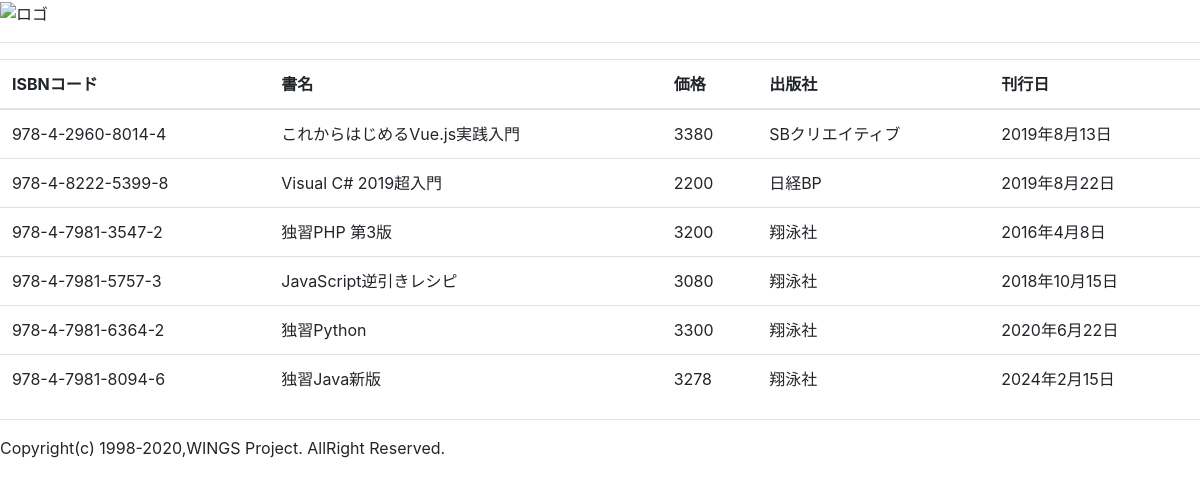
/main/filter_other, run on the app's committed database.
### main/models.py (models this page shows, shortened)
class Book(models.Model):
  isbn = models.CharField(
    verbose_name='ISBNコード',
    max_length=20,
    validators=[
      RegexValidator(
        r'^978-4-[0-9]{4}-[0-9]{4}-[0-9X]{1}$',
        message='ISBNコードは正しい形式で指定してください。')
    ]
  )
  title = models.CharField(
    verbose_name='書名',
    max_length=100
  )
  price = models.IntegerField(
    verbose_name='価格',
    default = 0,
    validators=[
      MinValueValidator(
        17,
        message='価格は正の整数で指定してください。'
      )
    ]
  )
  publisher = models.CharField(
    verbose_name='出版社',
    max_length=50,
    choices = [
      ('翔泳社', '翔泳社'),
      ('技術評論社', '技術評論社'),
      ('秀和システム', '秀和システム'),
      ('SBクリエイティブ', 'SBクリエイティブ'),
      ('日経BP', '日経BP'),
    ],
  )
  published = models.DateField(
      verbose_name='刊行日'
  )

### main/views.py (the view)
# urls.py: path('filter_other', views.filter_other, name='filter_other'),
def filter_other(request):
    books = Book.objects.order_by('publisher', 'published')
    return render(request, 'main/book_list.html', {
        "books": books
    })

### main/templates/main/book_list.html (shortened to what this page needs)
{% extends 'main/layout.html' %}
{% block main %}
<table class="table">
    <thead>
        <tr>
            <th>ISBNコード</th><th>書名</th><th>価格</th><th>出版社</th><th>刊行日</th>
        </tr>
    </thead>
    <tbody>
        {% for b in books %}
        <tr>
            <td>{{ b.isbn }}</td>
            <td>{{ b.title }}</td>
            <td>{{ b.price }}</td>
            <td>{{ b.publisher }}</td>
            <td>{{ b.published|date:'DATE_FORMAT' }}</td>
        {% endfor %}
        </tbody>
    </table>
    {% endblock %}

### data on the page
Book: isbn "978-4-2960-8014-4", title "これからはじめるVue.js実践入門", price "3380", publisher "SBクリエイティブ", published "2019年8月13日"
Book: isbn "978-4-8222-5399-8", title "Visual C# 2019超入門", price "2200", publisher "日経BP", published "2019年8月22日"
Book: isbn "978-4-7981-3547-2", title "独習PHP 第3版", price "3200", publisher "翔泳社", published "2016年4月8日"
Book: isbn "978-4-7981-5757-3", title "JavaScript逆引きレシピ", price "3080", publisher "翔泳社", published "2018年10月15日"
Book: isbn "978-4-7981-6364-2", title "独習Python", price "3300", publisher "翔泳社", published "2020年6月22日"
Book: isbn "978-4-7981-8094-6", title "独習Java新版", price "3278", publisher "翔泳社", published "2024年2月15日"
